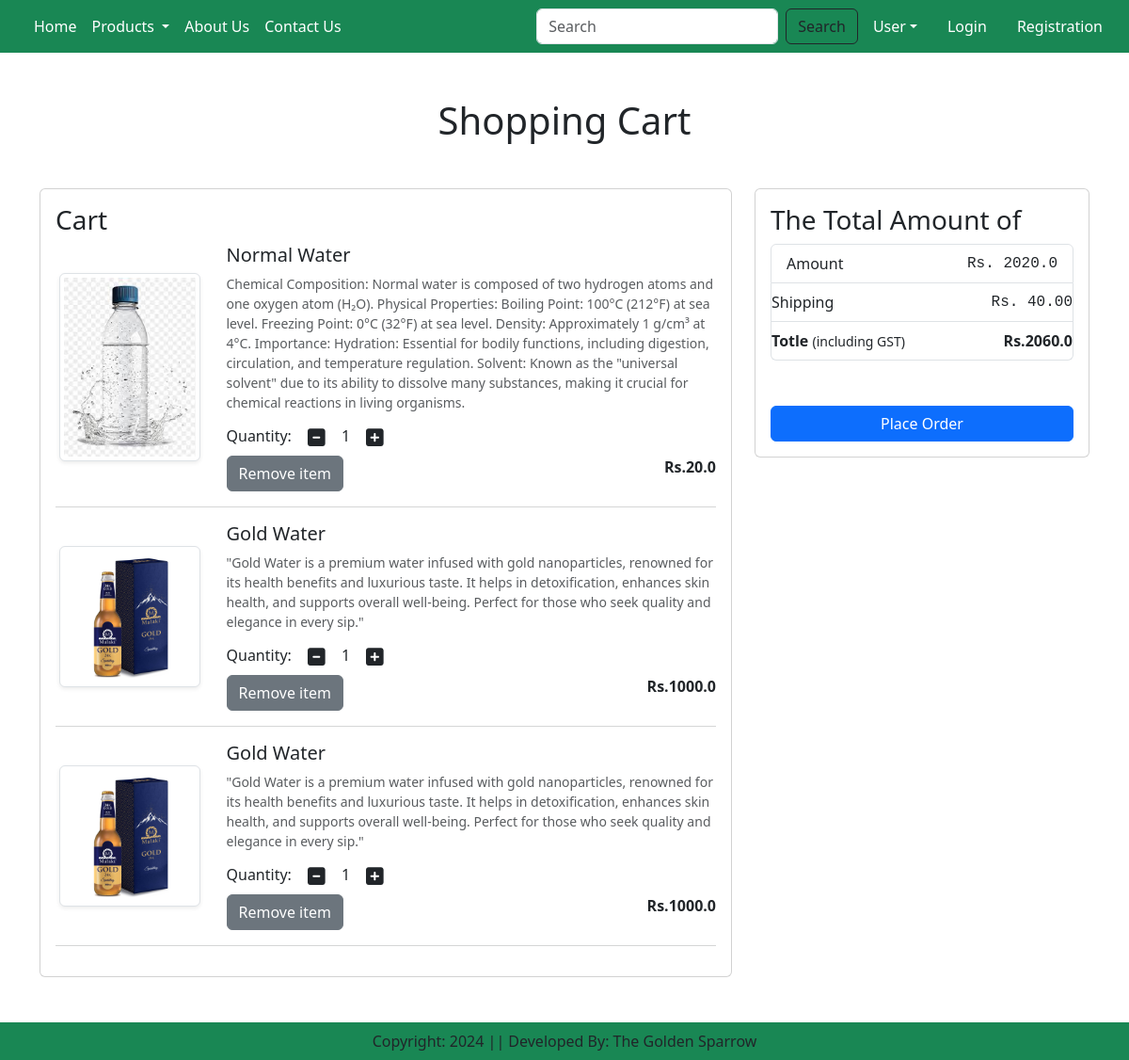
Page /cart/ (signed in) on the earlier database version.
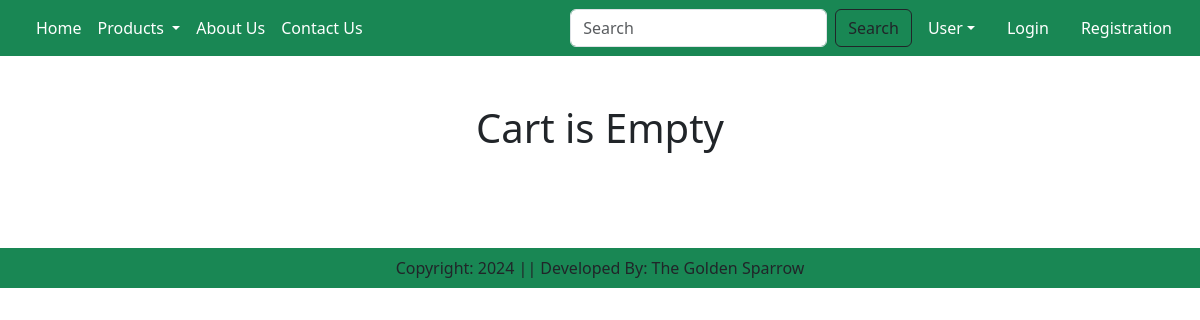
Same page on the later database version.
### app/models.py (models this page shows, shortened)
class Cart(models.Model):
    user = models.ForeignKey(User, on_delete=models.CASCADE)
    product = models.ForeignKey(Product, on_delete=models.CASCADE)
    quantity = models.PositiveIntegerField(default=1)

class Product(models.Model):
    title = models.CharField(max_length=100)
    selling_price = models.FloatField()
    discount_price = models.FloatField()
    description = models.TextField()
    composition = models.TextField(default='')
    prodapp = models.TextField(default='')
    category = models.CharField(choices=CATEGORY_CHOICE , max_length=2)
    Product_image = models.ImageField(upload_to='product')

### app/views.py (the view)
# urls.py: path('cart/', views.show_cart, name='showcart'),
def show_cart(request):
    user = request.user
    cart = Cart.objects.filter(user=user)
    amount = 0
    for p in cart:
        value = p.quantity * p.product.discount_price
        amount = amount + value
    totalamount = amount + 40
    return render(request, 'app/addtocart.html', locals())

### app/templates/app/addtocart.html (shortened to what this page needs)
{% extends 'app/base.html' %}
{% load static %}
{% block main-content %}
    <div class="container my-5">
        <div class="row">
            {% if cart %}
            <h1 class="text-center mb-5">Shopping Cart</h1>
            <div class="col-sm-8">
                <div class="card">
                    <div class="card-body">
                        <h3>Cart</h3>
                        {% for item in cart %}
                            <div class="row">
                                <div class="col-sm-3 text-center align-self-center"><img src="{{ item.product.Product_image.url}}" alt="" srcset="" class="img-fluid img-thumbnail shadow-sm" height="150" width="150"></div>
                                <div class="col-sm-9">
                                    <div>
                                        <h5>{{ item.product.title}}</h5>
                                        <p class="mb-2 text-muted small">{{ item.product.description }}</p>
                                        <div class="my-03">
                                            <label for="quantity">Quantity:</label>
                                            <a class="minus-cart btn" pid="{{item.product.id}}"><i class="fas fa-minus-square fa-lg"></i></a>
                                            <span id="quantity">{{item.quantity}}</span>
                                             <a class="plus-cart btn" pid="{{item.product.id}}"><i class="fas fa-plus-square fa-lg"></i></a>
                                        </div>
                                        <div class="d-flex justify-content-between">
                                            <a class="remove-cart btn btn-secondary mr-3" pid={{item.product.id}}>Remove item</a>
                                            <p class="mb-0"><span><strong>Rs.{{item.product.discount_price}}</strong></span></p>
                                        </div>
                                    </div>
                                </div>
                            </div>
                            <hr class="text-muted">
                        {% endfor %}
                    </div>
                </div>
            </div>
            <div class="col-sm-4">
                <div class="card">
                    <div class="card-body">
                        <h3>The Total Amount of </h3>
                        <ul class="list-group">
                            <li class="list-group-item d-flex justify-content-between align-items-center border=0 px=0 pb=0">Amount<samp id="amount">Rs. {{amount}}</samp></li>
                            <li class="list-group-item d-flex justify-content-between align-items-center px-0">Shipping<samp>Rs. 40.00</samp></li>
                            <li class="list-group-item d-flex justify-content-between align-items-center border=0 px-0 mb-5">
                                <div>
                                    <strong>Totle</strong> <small>(including GST)</small>
                                </div>
                                <span id="totalamount"><strong>Rs.{{totalamount}}</strong></span>
                            </li>
                        </ul>
                        <div class="d-grid"><a href="{% url 'checkout' %}" class="btn btn-primary">Place Order</a></div>
                    </div>
                </div>
            </div>
            {% else %}
            <h1 class="text-center mb-5">Cart is Empty </h1>
            {% endif %}
        </div>
    </div>
{% endblock main-content %}

### app/templates/app/base.html (shortened to what this page needs)
<!DOCTYPE html>
{% load static %}
<html lang="en">
<head>
    <link href="https://cdn.jsdelivr.net/npm/bootstrap@5.3.3/dist/css/bootstrap.min.css" rel="stylesheet">
    <link rel="stylesheet" href="{% static 'app/css/owl.carousel.min.css' %}">
    <link rel="stylesheet" href="{% static 'app/css/all.min.css' %}">
    <link rel="stylesheet" href="{% static 'app/css/style.css' %}">
</head>
<body>
    <nav class="navbar navbar-expand-lg navbar-dark bg-success">
        <div class="container-fluid">
          <div class="collapse navbar-collapse" id="navbarSupportedContent">
            <ul class="navbar-nav me-auto mb-2 mb-lg-0">
              <li class="nav-item">
                <a class="nav-link active" aria-current="page" href="/">Home</a>
              </li>
              <li class="nav-item dropdown">
                <a class="nav-link dropdown-toggle text-white" href="#" role="button" data-bs-toggle="dropdown" aria-expanded="false">
                  Products
                </a>
              </li>
              <li class="nav-item">
                <a class="nav-link text-white" href="{% url 'about' %}">About Us</a>
              </li>
              <li class="nav-item">
                <a class="nav-link text-white" href="{% url 'contact' %}">Contact Us</a>
              </li>
            </ul>
            <form class="d-flex" role="search" action="">
              <input class="form-control me-2" type="search" placeholder="Search" aria-label="Search">
              <button class="btn btn-outline-dark " type="submit">Search</button>
            </form>
          </div>
          <ul class="navbar-nav me-auto mb-2 mb-lg-0">
            <li class="nav-item dropdown mx-2">
                <a class="nav-link dropdown-toggle text-white" href="#"
                id="profileDropdown" data-bs-toggle="dropdown" role="button" aria-expanded="false">
                User</a>
            </li>
            <li class="nav-item mx-2">
              <a class="nav-link text-white" href="{% url 'login' %}">Login</a>
            </li>
            <li class="nav-item mx-2">
              <a class="nav-link text-white" href="{% url 'customerregistration' %}">Registration</a>
            </li>
          </ul>
        </div>
      </nav>
      {% block main-content %} {% endblock main-content %}
      <footer class="container-fluid bg-success text-center p-2 mt-5">
        Copyright: 2024 || Developed By: The Golden Sparrow
      </footer>
</body>
</html>

Differences in the rows shown:
removed Cart: product.Product_image (picture), product "Normal Water", product.description "Chemical Composition: Normal water is composed of two hydrogen atoms and one oxygen atom (H₂O). Physical Properties: Boiling Point: 100°C (212°F) at sea level. Freezing Point: 0°C (32°F) at sea level. Density: Approximately 1 g/cm³ at 4°C. Importance: Hydration: Essential for bodily functions, including digestion, circulation, and temperature regulation. Solvent: Known as the \"universal solvent\" due to its ability to dissolve many substances, making it crucial for chemical reactions in living organisms.", quantity "1", product.discount_price "20.0"
removed Cart: product.Product_image (picture), product "Gold Water", product.description "\"Gold Water is a premium water infused with gold nanoparticles, renowned for its health benefits and luxurious taste. It helps in detoxification, enhances skin health, and supports overall well-being. Perfect for those who seek quality and elegance in every sip.\"", quantity "1", product.discount_price "1000.0"
removed Cart: product.Product_image (picture), product "Gold Water", product.description "\"Gold Water is a premium water infused with gold nanoparticles, renowned for its health benefits and luxurious taste. It helps in detoxification, enhances skin health, and supports overall well-being. Perfect for those who seek quality and elegance in every sip.\"", quantity "1", product.discount_price "1000.0"
Other differences:
{{ amount }}: "2020.0" → (not shown)
{{ totalamount }}: "2060.0" → (not shown)
text no longer shown: "Shopping Cart Cart The Total Amount of Amount Rs. Shipping Rs. 40.00 Totle (including GST) Rs. Place Order"
text now shown: "Cart is Empty"
